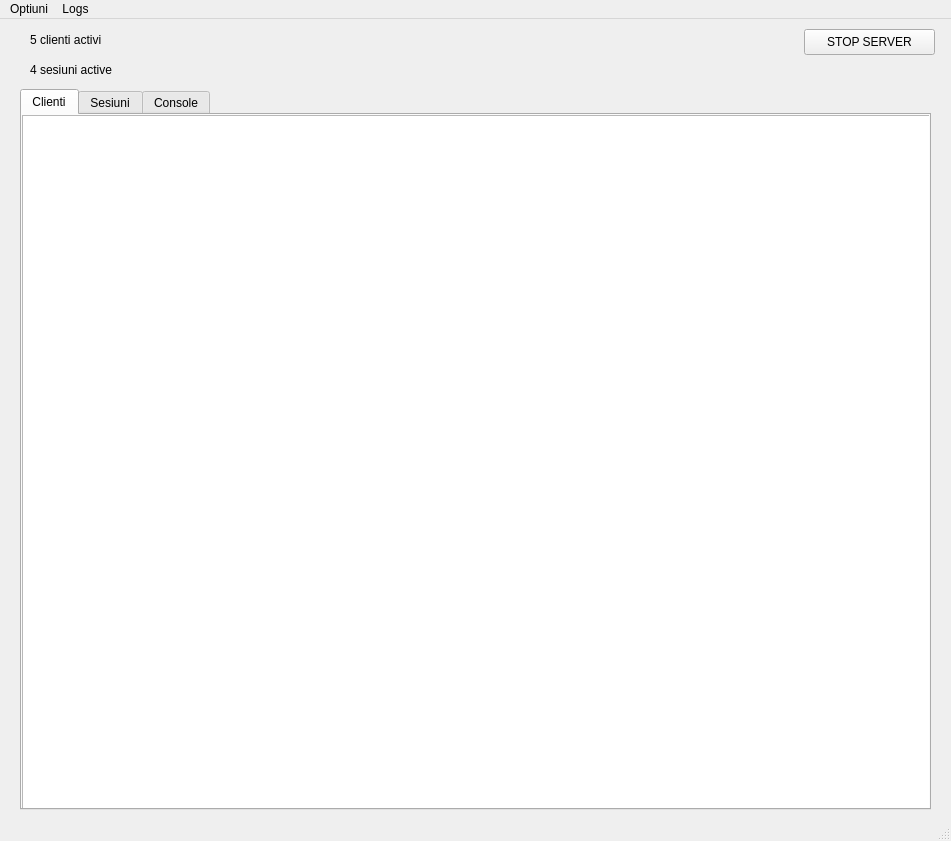
<?xml version="1.0" encoding="UTF-8"?>
<ui version="4.0">
 <class>MainWindow</class>
 <widget class="QMainWindow" name="MainWindow">
  <property name="geometry">
   <rect>
    <x>0</x>
    <y>0</y>
    <width>951</width>
    <height>841</height>
   </rect>
  </property>
  <property name="windowTitle">
   <string>MainWindow</string>
  </property>
  <widget class="QWidget" name="centralwidget">
   <widget class="QTabWidget" name="tabWidget">
    <property name="geometry">
     <rect>
      <x>20</x>
      <y>70</y>
      <width>911</width>
      <height>721</height>
     </rect>
    </property>
    <property name="currentIndex">
     <number>0</number>
    </property>
    <widget class="QWidget" name="tab">
     <attribute name="title">
      <string>Clienti</string>
     </attribute>
     <widget class="QWidget" name="verticalLayoutWidget">
      <property name="geometry">
       <rect>
        <x>0</x>
        <y>0</y>
        <width>911</width>
        <height>731</height>
       </rect>
      </property>
      <layout class="QVBoxLayout" name="verticalLayout">
       <item>
        <widget class="QListView" name="listView"/>
       </item>
      </layout>
     </widget>
    </widget>
    <widget class="QWidget" name="tab_2">
     <attribute name="title">
      <string>Sesiuni</string>
     </attribute>
    </widget>
    <widget class="QWidget" name="tab_3">
     <attribute name="title">
      <string>Console</string>
     </attribute>
    </widget>
   </widget>
   <widget class="QLabel" name="label">
    <property name="geometry">
     <rect>
      <x>30</x>
      <y>0</y>
      <width>151</width>
      <height>41</height>
     </rect>
    </property>
    <property name="text">
     <string>5 clienti activi</string>
    </property>
   </widget>
   <widget class="QLabel" name="label_2">
    <property name="geometry">
     <rect>
      <x>30</x>
      <y>30</y>
      <width>151</width>
      <height>41</height>
     </rect>
    </property>
    <property name="text">
     <string>4 sesiuni active</string>
    </property>
   </widget>
   <widget class="QPushButton" name="pushButton">
    <property name="geometry">
     <rect>
      <x>804</x>
      <y>10</y>
      <width>131</width>
      <height>26</height>
     </rect>
    </property>
    <property name="text">
     <string>STOP SERVER</string>
    </property>
   </widget>
  </widget>
  <widget class="QMenuBar" name="menubar">
   <property name="geometry">
    <rect>
     <x>0</x>
     <y>0</y>
     <width>951</width>
     <height>25</height>
    </rect>
   </property>
   <widget class="QMenu" name="menuOptiuni">
    <property name="title">
     <string>Optiuni</string>
    </property>
   </widget>
   <widget class="QMenu" name="menuLogs">
    <property name="title">
     <string>Logs</string>
    </property>
   </widget>
   <addaction name="menuOptiuni"/>
   <addaction name="menuLogs"/>
  </widget>
  <widget class="QStatusBar" name="statusbar"/>
 </widget>
 <resources/>
 <connections/>
</ui>
